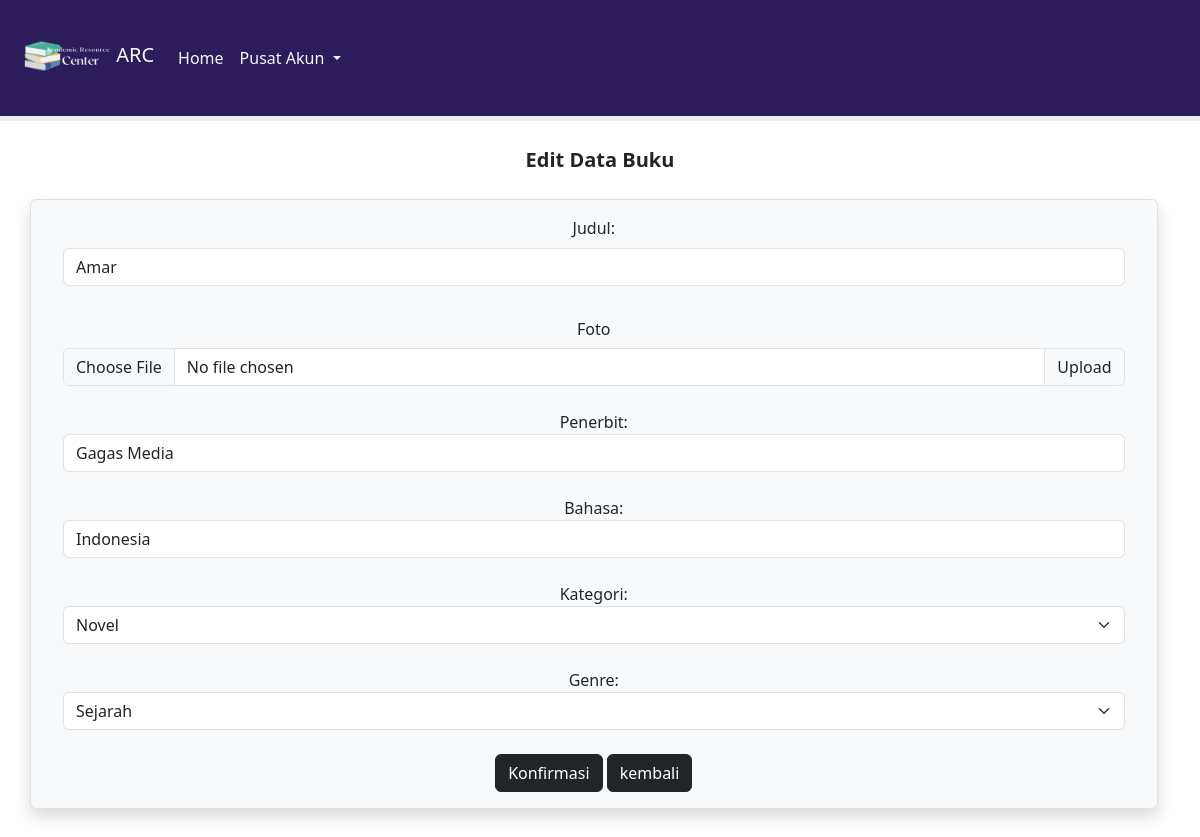
/proyek/edit.php?id_buku=22 (signed in), run on the app's committed database.
### tables this page shows
CREATE TABLE `buku` (
  `id_buku` int(11) NOT NULL,
  `judul` varchar(50) NOT NULL,
  `foto` text NOT NULL,
  `penerbit` varchar(50) NOT NULL,
  `bahasa` varchar(50) NOT NULL,
  `id_kategori` varchar(11) NOT NULL,
  `id_genre` varchar(11) NOT NULL,
  `deskripsi` text NOT NULL,
  `statuss` varchar(20) NOT NULL
);

### proyek/edit.php (the view, shortened to what this page needs)
<!DOCTYPE html>
<html>
<head>
    <link rel="stylesheet" type="text/css" href="custom.css">
    <link href="https://cdn.jsdelivr.net/npm/bootstrap@5.3.0-alpha3/dist/css/bootstrap.min.css" rel="stylesheet"
>
</head>
<body>
    <nav class="navbar navbar-expand-lg">
        <div class="container-fluid">
            <div>
                <img src="logo.png" width="100" height="100">
                <a class="navbar-brand text-light" href="#">ARC</a>
            </div>
            <div class="collapse navbar-collapse" id="navbarSupportedContent">
                <ul class="navbar-nav me-auto mb-2 mb-lg-0">
                    <li class="nav-item">
                        <a class="nav-link active text-light" aria-current="page" href="index.php">Home</a>
                    </li>
                    <li class="nav-item dropdown">
                        <a class="nav-link dropdown-toggle text-light" href="#" role="button" data-bs-toggle="dropdown"
                            aria-expanded="false">
                            Pusat Akun
                        </a>
                    </li>
                </ul>
            </div>
        </div>
    </nav>
    <div id="progress-bar">
    </div>
    <p class="my-4" style="text-align: center; font-size:20px"><b>Edit Data Buku</b>
    <div class="container text-center">
        <div class="row align-items-end">
            <div class="col border shadow p-3 mb-5 bg-body-tertiary rounded px-2">
                <div class="auto__item">
                    <div class="container px-4 text-center">
                        <?php
                        include 'koneksi.php';
                        $id_buku = $_GET['id_buku'];
                        $data = mysqli_query($connection, "SELECT * FROM buku WHERE id_buku='$id_buku'");
                        while ($hasil = mysqli_fetch_array($data)) {
                            ?>
                            <form method="POST" action="prosesedit.php" enctype="multipart/form-data">
                                <label for="judul" class="form-label">Judul:</label>
                                <input type="text" class="form-control" id="judul" name="judul"
                                    value="<?php echo $hasil['judul']; ?>"><br>
                                <label for="foto_buku" class="col-sm-2 col-form-label">Foto</label>
                                <div class="input-group">
                                    <input type="file" class="form-control" name="foto_buku" id="foto_buku"
                                        accept="image/*">
                                    <label class="input-group-text" for="inputGroupFile02">Upload</label>
                                </div><br>
                                <label for="penerbit">Penerbit:</label>
                                <input type="text" class="form-control" id="penerbit" name="penerbit"
                                    value="<?php echo $hasil['penerbit']; ?>"><br>
                                <label for="bahasa">Bahasa:</label>
                                <input type="text" class="form-control" id="bahasa" name="bahasa"
                                    value="<?php echo $hasil['bahasa']; ?>"><br>
                                <label for="kategori">Kategori:</label>
                                <div>
                                    <select required class="form-select" aria-label="Default select example" name="kategori"
                                        id="kategori">
                                        <option <?php if ($hasil['id_kategori'] == '1203') {
                                            echo "selected";
                                        } ?> value="1203">
                                            Novel</option>
                                    </select>
                                </div><br>
                                <label for="genre">Genre:</label>
                                <div>
                                    <select required class="form-select" aria-label="Default select example" name="genre"
                                        id="genre">
                                        <option <?php if ($hasil['id_genre'] == '1104') {
                                            echo "selected";
                                        } ?> value="1104">
                                            Sejarah</option>
                                    </select>
                                </div><br>
                                <center>
                                    <input type="submit" class="btn btn-dark" value="Konfirmasi">
                                    <a class="btn btn-dark " href="admin.php" role="button">kembali</a>
                                </center>
                            </form>
                        <?php } ?>
                    </div>
                </div>
            </div>
        </div>
    </div>
</body>
</html>

### proyek/custom.css (style rules this page uses)
.navbar { background-color: #2d1c5c; }
#progress-bar { width: 100%; height: 5px; background-color: #f0f0f0; }

### data on the page
buku: judul "Amar", penerbit "Gagas Media", bahasa "Indonesia", kategori "Novel", genre "Sejarah"
